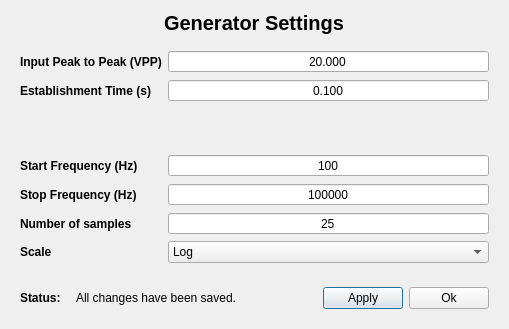
<?xml version="1.0" encoding="UTF-8"?>
<ui version="4.0">
 <class>GeneratorSettings</class>
 <widget class="QDialog" name="GeneratorSettings">
  <property name="geometry">
   <rect>
    <x>0</x>
    <y>0</y>
    <width>509</width>
    <height>311</height>
   </rect>
  </property>
  <property name="windowTitle">
   <string>Dialog</string>
  </property>
  <layout class="QVBoxLayout" name="verticalLayout">
   <item alignment="Qt::AlignHCenter">
    <widget class="QLabel" name="label">
     <property name="sizePolicy">
      <sizepolicy hsizetype="Fixed" vsizetype="Fixed">
       <horstretch>0</horstretch>
       <verstretch>0</verstretch>
      </sizepolicy>
     </property>
     <property name="font">
      <font>
       <pointsize>15</pointsize>
       <weight>75</weight>
       <bold>true</bold>
      </font>
     </property>
     <property name="text">
      <string>Generator Settings</string>
     </property>
    </widget>
   </item>
   <item>
    <widget class="QWidget" name="formWidget" native="true">
     <layout class="QFormLayout" name="formLayout_6">
      <item row="0" column="0">
       <widget class="QLabel" name="label_17">
        <property name="font">
         <font>
          <weight>75</weight>
          <bold>true</bold>
         </font>
        </property>
        <property name="text">
         <string>Input Peak to Peak (VPP)</string>
        </property>
       </widget>
      </item>
      <item row="0" column="1">
       <widget class="QDoubleSpinBox" name="generator_vpp">
        <property name="minimumSize">
         <size>
          <width>200</width>
          <height>0</height>
         </size>
        </property>
        <property name="alignment">
         <set>Qt::AlignCenter</set>
        </property>
        <property name="buttonSymbols">
         <enum>QAbstractSpinBox::NoButtons</enum>
        </property>
        <property name="decimals">
         <number>3</number>
        </property>
        <property name="maximum">
         <double>20.000000000000000</double>
        </property>
        <property name="value">
         <double>20.000000000000000</double>
        </property>
       </widget>
      </item>
      <item row="1" column="0">
       <widget class="QLabel" name="label_23">
        <property name="font">
         <font>
          <weight>75</weight>
          <bold>true</bold>
         </font>
        </property>
        <property name="text">
         <string>Establishment Time (s)</string>
        </property>
       </widget>
      </item>
      <item row="1" column="1">
       <widget class="QDoubleSpinBox" name="establishment_time">
        <property name="minimumSize">
         <size>
          <width>200</width>
          <height>0</height>
         </size>
        </property>
        <property name="alignment">
         <set>Qt::AlignCenter</set>
        </property>
        <property name="buttonSymbols">
         <enum>QAbstractSpinBox::NoButtons</enum>
        </property>
        <property name="decimals">
         <number>3</number>
        </property>
        <property name="maximum">
         <double>10.000000000000000</double>
        </property>
        <property name="value">
         <double>0.100000000000000</double>
        </property>
       </widget>
      </item>
      <item row="3" column="0">
       <widget class="QLabel" name="label_20">
        <property name="font">
         <font>
          <weight>75</weight>
          <bold>true</bold>
         </font>
        </property>
        <property name="text">
         <string>Start Frequency (Hz)</string>
        </property>
       </widget>
      </item>
      <item row="3" column="1">
       <widget class="QDoubleSpinBox" name="start_frequency">
        <property name="minimumSize">
         <size>
          <width>200</width>
          <height>0</height>
         </size>
        </property>
        <property name="alignment">
         <set>Qt::AlignCenter</set>
        </property>
        <property name="buttonSymbols">
         <enum>QAbstractSpinBox::NoButtons</enum>
        </property>
        <property name="decimals">
         <number>0</number>
        </property>
        <property name="minimum">
         <double>1.000000000000000</double>
        </property>
        <property name="maximum">
         <double>1000000.000000000000000</double>
        </property>
        <property name="value">
         <double>100.000000000000000</double>
        </property>
       </widget>
      </item>
      <item row="4" column="0">
       <widget class="QLabel" name="label_21">
        <property name="font">
         <font>
          <weight>75</weight>
          <bold>true</bold>
         </font>
        </property>
        <property name="text">
         <string>Stop Frequency (Hz)</string>
        </property>
       </widget>
      </item>
      <item row="4" column="1">
       <widget class="QDoubleSpinBox" name="stop_frequency">
        <property name="minimumSize">
         <size>
          <width>200</width>
          <height>0</height>
         </size>
        </property>
        <property name="alignment">
         <set>Qt::AlignCenter</set>
        </property>
        <property name="buttonSymbols">
         <enum>QAbstractSpinBox::NoButtons</enum>
        </property>
        <property name="decimals">
         <number>0</number>
        </property>
        <property name="minimum">
         <double>1.000000000000000</double>
        </property>
        <property name="maximum">
         <double>1000000.000000000000000</double>
        </property>
        <property name="value">
         <double>100000.000000000000000</double>
        </property>
       </widget>
      </item>
      <item row="5" column="0">
       <widget class="QLabel" name="label_22">
        <property name="font">
         <font>
          <weight>75</weight>
          <bold>true</bold>
         </font>
        </property>
        <property name="text">
         <string>Number of samples</string>
        </property>
       </widget>
      </item>
      <item row="5" column="1">
       <widget class="QSpinBox" name="samples">
        <property name="minimumSize">
         <size>
          <width>200</width>
          <height>0</height>
         </size>
        </property>
        <property name="alignment">
         <set>Qt::AlignCenter</set>
        </property>
        <property name="buttonSymbols">
         <enum>QAbstractSpinBox::NoButtons</enum>
        </property>
        <property name="minimum">
         <number>1</number>
        </property>
        <property name="maximum">
         <number>1000</number>
        </property>
        <property name="value">
         <number>25</number>
        </property>
       </widget>
      </item>
      <item row="6" column="0">
       <widget class="QLabel" name="label_19">
        <property name="font">
         <font>
          <weight>75</weight>
          <bold>true</bold>
         </font>
        </property>
        <property name="text">
         <string>Scale</string>
        </property>
       </widget>
      </item>
      <item row="6" column="1">
       <widget class="QComboBox" name="scale">
        <property name="minimumSize">
         <size>
          <width>200</width>
          <height>0</height>
         </size>
        </property>
        <item>
         <property name="text">
          <string>Log</string>
         </property>
        </item>
        <item>
         <property name="text">
          <string>Linear</string>
         </property>
        </item>
       </widget>
      </item>
      <item row="2" column="0" colspan="2">
       <spacer name="verticalSpacer">
        <property name="orientation">
         <enum>Qt::Vertical</enum>
        </property>
        <property name="sizeType">
         <enum>QSizePolicy::Fixed</enum>
        </property>
        <property name="sizeHint" stdset="0">
         <size>
          <width>20</width>
          <height>40</height>
         </size>
        </property>
       </spacer>
      </item>
     </layout>
    </widget>
   </item>
   <item>
    <layout class="QHBoxLayout" name="horizontalLayout_3">
     <item alignment="Qt::AlignLeft">
      <widget class="QWidget" name="horizontalWidget" native="true">
       <property name="sizePolicy">
        <sizepolicy hsizetype="Fixed" vsizetype="Preferred">
         <horstretch>0</horstretch>
         <verstretch>0</verstretch>
        </sizepolicy>
       </property>
       <layout class="QHBoxLayout" name="horizontalLayout_2">
        <item>
         <widget class="QLabel" name="code">
          <property name="minimumSize">
           <size>
            <width>50</width>
            <height>0</height>
           </size>
          </property>
          <property name="font">
           <font>
            <weight>75</weight>
            <bold>true</bold>
           </font>
          </property>
          <property name="text">
           <string>Status:</string>
          </property>
         </widget>
        </item>
        <item>
         <widget class="QLabel" name="status">
          <property name="sizePolicy">
           <sizepolicy hsizetype="Fixed" vsizetype="Preferred">
            <horstretch>0</horstretch>
            <verstretch>0</verstretch>
           </sizepolicy>
          </property>
          <property name="text">
           <string>All changes have been saved.</string>
          </property>
         </widget>
        </item>
       </layout>
      </widget>
     </item>
     <item alignment="Qt::AlignRight">
      <widget class="QWidget" name="horizontalWidget_2" native="true">
       <property name="sizePolicy">
        <sizepolicy hsizetype="Fixed" vsizetype="Preferred">
         <horstretch>0</horstretch>
         <verstretch>0</verstretch>
        </sizepolicy>
       </property>
       <layout class="QHBoxLayout" name="horizontalLayout">
        <item>
         <widget class="QPushButton" name="apply">
          <property name="sizePolicy">
           <sizepolicy hsizetype="Fixed" vsizetype="Fixed">
            <horstretch>0</horstretch>
            <verstretch>0</verstretch>
           </sizepolicy>
          </property>
          <property name="text">
           <string>Apply</string>
          </property>
         </widget>
        </item>
        <item alignment="Qt::AlignRight">
         <widget class="QPushButton" name="ok">
          <property name="sizePolicy">
           <sizepolicy hsizetype="Fixed" vsizetype="Fixed">
            <horstretch>0</horstretch>
            <verstretch>0</verstretch>
           </sizepolicy>
          </property>
          <property name="text">
           <string>Ok</string>
          </property>
         </widget>
        </item>
       </layout>
      </widget>
     </item>
    </layout>
   </item>
  </layout>
 </widget>
 <resources/>
 <connections/>
</ui>
